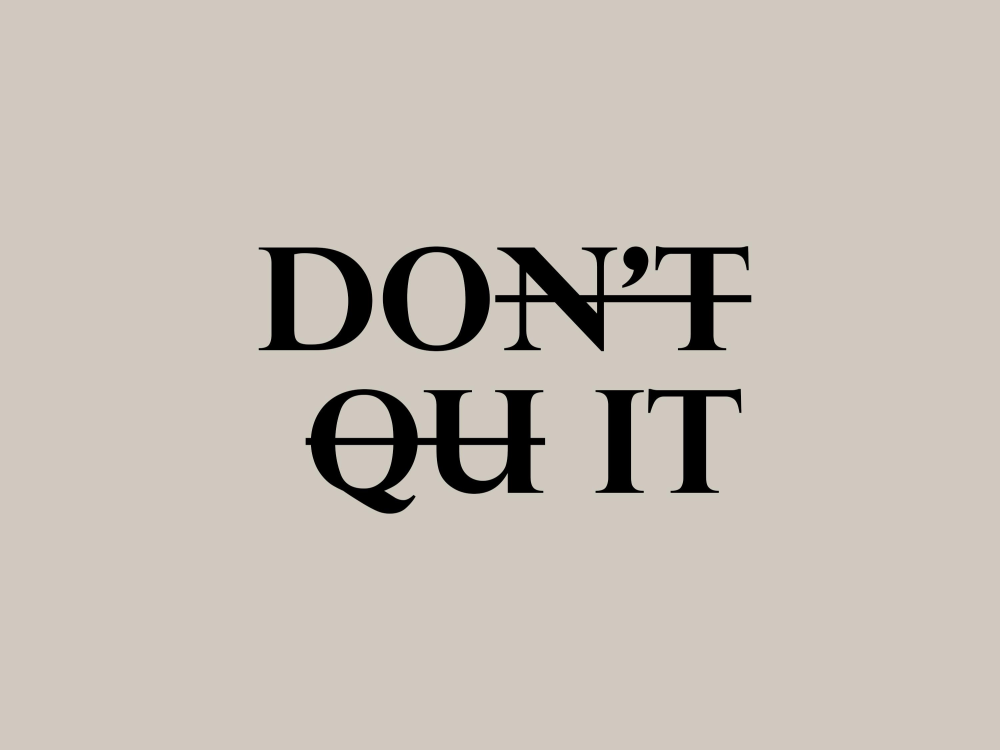
#> input picture Do_It.jpg, 3000 x 2250 px (shown at 1/3 size); the run also reads 2 pictures not shown here
$ jupyter execute --allow-errors OpenCV.ipynb   (older library calls are emulated)
#> lines starting #> are read from the running program, lines starting #| are printed output that depends on the picture; after the words box and inside, x2 and y2 are one past the last pixel; in counts of white or black regions, pixels touching at a corner belong together; pictures that were not available may be replaced by others from this repository, and a replacement may not be noted
# OpenCV Beginner Tutorials Notebook

This is a collection of Python code examples for the requested OpenCV topics. Each section includes a brief explanation, followed by the code in a markdown code block.

[cell 1]
import cv2
import numpy as np
from datetime import datetime
import matplotlib.pyplot as plt

## 1. How to Read, Write, Show Videos from Camera in OpenCV

This example demonstrates capturing video from your camera (webcam), displaying it in a window, and writing (saving) it to a file. Press 'q' to quit.

[cell 2]
# Open the default camera (index 0)
cap = cv2.VideoCapture(0)

# Check if camera opened successfully
if not cap.isOpened():
    print("Error: Could not open camera.")
    exit()

# Define the codec and create VideoWriter object to save the video
fourcc = cv2.VideoWriter_fourcc(*'XVID')  # Codec for .avi file
out = cv2.VideoWriter('output.avi', fourcc, 20.0, (640, 480))  # Output file, fps, frame size

while True:
    # Capture frame-by-frame
    ret, frame = cap.read()

    if not ret:
        print("Error: Failed to capture frame.")
        break

    # Write the frame to the output file
    out.write(frame)

    # Display the resulting frame
    cv2.imshow('Camera Feed', frame)

    # Press 'q' to quit
    if cv2.waitKey(1) & 0xFF == ord('q'):
#> (key q is pressed here)
        break

# Release everything when done
cap.release()
out.release()
cv2.destroyAllWindows()

## 2. Draw Geometric Shapes on Images using Python OpenCV

This example loads a blank image and draws various shapes like lines, rectangles, circles, and text using OpenCV drawing functions.

[cell 3]
# Create a blank black image (height, width, channels)
image = np.zeros((512, 512, 3), np.uint8)

# Draw a line (start point, end point, color (BGR), thickness)
cv2.line(image, (0, 0), (511, 511), (255, 0, 0), 5)  # Blue line

# Draw a rectangle (top-left, bottom-right, color, thickness)
cv2.rectangle(image, (384, 0), (510, 128), (0, 255, 0), 3)  # Green rectangle

# Draw a circle (center, radius, color, thickness; -1 for filled)
cv2.circle(image, (447, 63), 63, (0, 0, 255), -1)  # Red filled circle

# Draw an ellipse (center, axes lengths, angle, start/end angles, color, thickness)
cv2.ellipse(image, (256, 256), (100, 50), 0, 0, 180, (255, 255, 0), -1)  # Cyan half-ellipse

# Draw a polygon (array of points, isClosed, color, thickness)
pts = np.array([[10, 5], [20, 30], [70, 20], [50, 10]], np.int32)
pts = pts.reshape((-1, 1, 2))
cv2.polylines(image, [pts], True, (0, 255, 255), 3)  # Yellow polygon

# Add text (text, position, font, scale, color, thickness)
font = cv2.FONT_HERSHEY_SIMPLEX
cv2.putText(image, 'OpenCV Shapes', (10, 500), font, 1, (255, 255, 255), 2, cv2.LINE_AA)
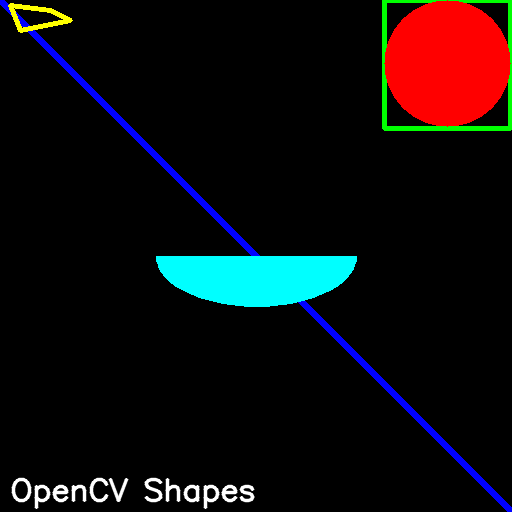
#> image: shape (512, 512, 3); mean of channels 0, 1, 2 13.8, 12.4, 14.8; drawn as B, G, R

# Display the image
cv2.imshow('Shapes', image)
cv2.waitKey(0)
cv2.destroyAllWindows()

## 3. Setting Camera Parameters in OpenCV Python

This example shows how to set properties like frame width, height, brightness, and FPS on a camera capture object.

[cell 4]
# Open the default camera
cap = cv2.VideoCapture(0)

# Check if camera opened successfully
if not cap.isOpened():
    print("Error: Could not open camera.")
    exit()

# Set camera parameters
cap.set(cv2.CAP_PROP_FRAME_WIDTH, 1280)   # Width
cap.set(cv2.CAP_PROP_FRAME_HEIGHT, 720)   # Height
cap.set(cv2.CAP_PROP_FPS, 30)             # Frames per second
cap.set(cv2.CAP_PROP_BRIGHTNESS, 150)     # Brightness (0-255)
cap.set(cv2.CAP_PROP_CONTRAST, 50)        # Contrast (0-255)

# Print current parameters to verify
print("Width:", cap.get(cv2.CAP_PROP_FRAME_WIDTH))
print("Height:", cap.get(cv2.CAP_PROP_FRAME_HEIGHT))
print("FPS:", cap.get(cv2.CAP_PROP_FPS))
print("Brightness:", cap.get(cv2.CAP_PROP_BRIGHTNESS))
print("Contrast:", cap.get(cv2.CAP_PROP_CONTRAST))

while True:
    ret, frame = cap.read()
    if not ret:
        break

    cv2.imshow('Adjusted Camera Feed', frame)

    if cv2.waitKey(1) & 0xFF == ord('q'):
#> (key q is pressed here)
        break

cap.release()
cv2.destroyAllWindows()

## 4. Show Date and Time on Videos using OpenCV Python

This example captures video from the camera and overlays the current date and time on each frame using `cv2.putText` and the `datetime` module.

[cell 5]
# Open the default camera
cap = cv2.VideoCapture(0)

# Check if camera opened successfully
if not cap.isOpened():
    print("Error: Could not open camera.")
    exit()

while True:
    ret, frame = cap.read()
    if not ret:
        break

    # Get current date and time
    current_time = datetime.now().strftime("%Y-%m-%d %H:%M:%S")

    # Put text on the frame (text, position, font, scale, color, thickness)
    font = cv2.FONT_HERSHEY_SIMPLEX
    cv2.putText(frame, current_time, (10, 50), font, 1, (0, 255, 255), 2, cv2.LINE_AA)
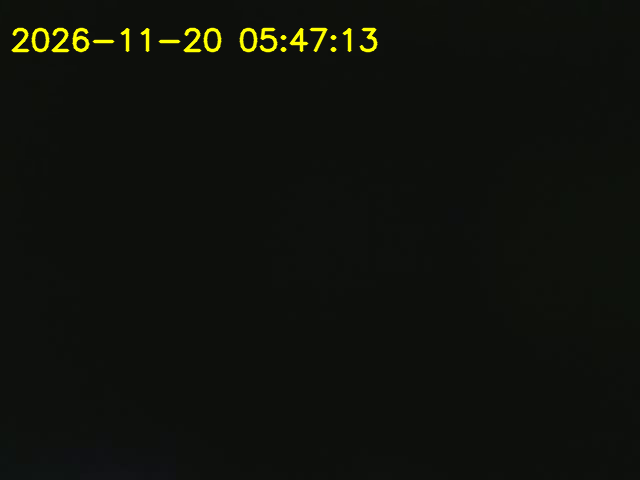
#> frame: shape (480, 640, 3); mean B, G, R 12.2, 17.4, 15.4

    # Display the frame
    cv2.imshow('Video with Date/Time', frame)

    if cv2.waitKey(1) & 0xFF == ord('q'):
#> (key q is pressed here)
        break

cap.release()
cv2.destroyAllWindows()

## 5. Handle Mouse Events in OpenCV

This example sets up a mouse callback to handle events like left-click (draw a circle) and right-click (draw a rectangle) on an image window.

[cell 6]
# Mouse callback function
# [10 lines left out: function mouse_callback, not called in this run]

# Create a blank image
img = np.zeros((512, 512, 3), np.uint8)

# Create a window and bind the mouse callback
cv2.namedWindow('Image')
cv2.setMouseCallback('Image', mouse_callback)

# Display the image
cv2.imshow('Image', img)

# Wait for 'q' to quit
while True:
    if cv2.waitKey(1) & 0xFF == ord('q'):
#> (key q is pressed here)
        break

cv2.destroyAllWindows()

## 6. Display Mouse Coordinates

This example displays the current mouse position (x, y coordinates) in the window title as you move the mouse over the image.

[cell 7]
# Mouse callback function
# [8 lines left out: function show_coordinates, not called in this run]

# Create a blank image (smaller size: 320x240)
img = np.zeros((240, 320, 3), np.uint8)

# Create a window and bind the mouse callback
cv2.namedWindow('Image')
cv2.setMouseCallback('Image', show_coordinates)

# Display the image
cv2.imshow('Image', img)

# Main loop
while True:
    key = cv2.waitKey(10) & 0xFF  # Increased delay to 10ms
#> (key q is pressed here)
    if key == ord('q'):
        print("Q key pressed. Exiting...")
        break

cv2.destroyAllWindows()

## 7. Draw Lines with Mouse Drag

This example allows you to draw lines by clicking and dragging the mouse (left button down to start, move to draw, release to finish).

[cell 8]
# Global variables
drawing = False  # True if mouse is pressed
ix, iy = -1, -1  # Starting coordinates

# Mouse callback function
# [17 lines left out: function draw_line, not called in this run]

# Create a blank image
img = np.zeros((512, 512, 3), np.uint8)

# Create a window and bind the mouse callback
cv2.namedWindow('Image')
cv2.setMouseCallback('Image', draw_line)

while True:
    cv2.imshow('Image', img)
    if cv2.waitKey(1) & 0xFF == ord('q'):
#> (key q is pressed here)
        break

cv2.destroyAllWindows()

## 8. Crop Image Region with Mouse Selection

This example lets you select a rectangular region by dragging the mouse, then crops and displays the selected area in a new window.

[cell 9]
# Global variables
cropping = False
x_start, y_start, x_end, y_end = -1, -1, -1, -1
image_copy = None

# Mouse callback function
# [24 lines left out: function crop_image, not called in this run]

# Load an image and resize to smaller size (320x240)
img = cv2.imread('Sky.jpg')
if img is None:
    print("Error: Could not load image.")
    exit()
img = cv2.resize(img, (320, 240))
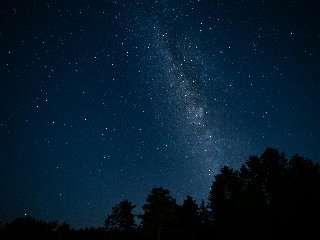
#> img: shape (240, 320, 3); mean of channels 0, 1, 2 44.7, 27.6, 4.9; drawn as B, G, R

# Create a window and bind the mouse callback
cv2.namedWindow('Image')
cv2.setMouseCallback('Image', crop_image)

# Main loop
while True:
    cv2.imshow('Image', img)
    key = cv2.waitKey(10) & 0xFF  # Increased delay to 10ms
#> (key q is pressed here)
    if key == ord('q'):
        print("Q key pressed. Exiting...")
        break

cv2.destroyAllWindows()

## 9. Color Picker on Image

This example allows you to click on an image to get the BGR color value at that point and display it.

[cell 10]
# Mouse callback function
# [10 lines left out: function pick_color, not called in this run]

# Load an image and resize to smaller size (320x240)
img = cv2.imread('Sky.jpg')
if img is None:
    print("Error: Could not load image.")
    exit()
img = cv2.resize(img, (320, 240))

# Create a window and bind the mouse callback
cv2.namedWindow('Image')
cv2.setMouseCallback('Image', pick_color)

# Main loop
while True:
    cv2.imshow('Image', img)
    key = cv2.waitKey(10) & 0xFF  # Increased delay to 10ms
#> (key q is pressed here)
    if key == ord('q'):
        print("Q key pressed. Exiting...")
        break

cv2.destroyAllWindows()

## 10. Interactive Free Drawing with Modes

This advanced example creates a simple drawing app where you can switch modes: free drawing (drag to draw), erase (right-click drag), and clear canvas (double-click).

[cell 11]
# Global variables
drawing = False
erasing = False
mode = 'draw'  # 'draw' or 'erase'

# Mouse callback function
# [26 lines left out: function interactive_draw, not called in this run]

# Create a blank image
img = np.zeros((512, 512, 3), np.uint8)

# Create a window and bind the mouse callback
cv2.namedWindow('Drawing App')
cv2.setMouseCallback('Drawing App', interactive_draw)

while True:
    cv2.imshow('Drawing App', img)
    if cv2.waitKey(1) & 0xFF == ord('q'):
#> (key q is pressed here)
        break

cv2.destroyAllWindows()

## 11. Bitwise Operations
This cell demonstrates bitwise operations (AND, OR, XOR, NOT) using OpenCV. It creates a black image with a white rectangle and applies bitwise operations on loaded images.

- **Bitwise Operations**: These operations (AND, OR, XOR, NOT) manipulate pixel values at the binary level. AND keeps common non-zero pixels, OR combines non-zero pixels, XOR highlights differences, and NOT inverts pixel values (e.g., 255 becomes 0, and vice versa).
- **np.zeros**: Creates a black image (all pixels 0) with specified dimensions and channels.
- **cv2.rectangle**: Draws a filled white rectangle (-1 thickness) on the black image for bitwise operations.
- **cv2.imread**: Loads images from files; requires valid file paths.
- **cv2.imshow and waitKey**: Displays images in windows; `waitKey(0)` pauses until a key is pressed.

[cell 12]
img1 = np.zeros((250, 500, 3), np.uint8) # Black imgage
img1 = cv2.rectangle(img1, (200, 0), (300, 100), (255, 255, 255),-1) # Dimension, Dimension, RGB for white color, thikness: -1: mean it will be filled with white color
img2 = cv2.imread("image_1.png")

img3 = cv2.imread("Do_It.jpg")
#> img3 is the input picture: shape (2250, 3000, 3); mean B, G, R 181.9, 190.5, 198.9
img3 = cv2.resize(img3, (320, 240))
#> img3: shape (240, 320, 3)

# Bitwise operations
#> (the rest of this cell did not finish here and is left out)

## 12. Simple Image Thresholding (OpenCV Display)
This cell applies simple thresholding techniques to an image using OpenCV’s `threshold` function and displays the results.

- **Simple Thresholding**: Compares each pixel to a threshold (e.g., 127 or 200). `THRESH_BINARY` sets pixels below the threshold to 0 and above to 255. `BINARY_INV` reverses this. `TRUNC` caps pixels above the threshold to the threshold value. `TOZERO` sets pixels below the threshold to 0, and `TOZERO_INV` sets pixels above to 0.
- **cv2.threshold**: Applies thresholding; returns a tuple where `_` is the threshold value (unused here) and `ThX` is the thresholded image.
- **cv2.resize**: Resizes the image to 400x300 pixels for consistent display.
- **Error Handling**: Checks if the image is loaded correctly using `if img is None`.

[cell 13]
img = cv2.imread("White_&_Black_Wooden_Board.jpg")
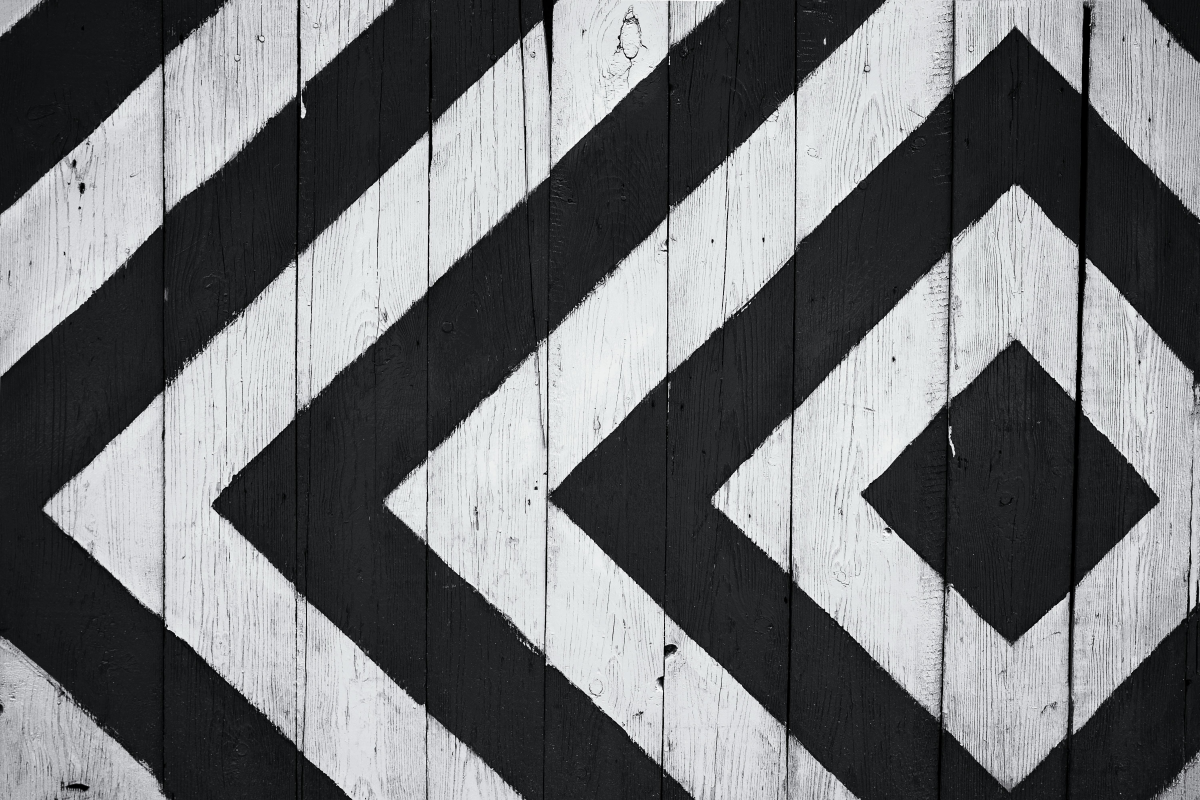
#> input picture White_&_Black_Wooden_Board.jpg, 6000 x 4000 px (shown at 1/5 size)
#> img is the input picture: shape (4000, 6000, 3); mean B, G, R 118.2, 116, 114.4
img = cv2.resize(img, (400, 300))
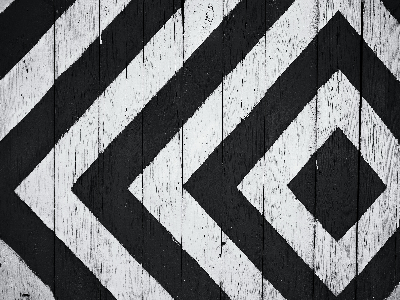
#> img: shape (300, 400, 3); mean B, G, R 118.2, 115.9, 114.4

# Apply simple thresholding techniques
_, Th1 = cv2.threshold(img, 127, 255, cv2.THRESH_BINARY)        # Binary: <127 → 0, ≥127 → 255
_, Th2 = cv2.threshold(img, 127, 255, cv2.THRESH_BINARY_INV)    # Inverse binary: <127 → 255, ≥127 → 0
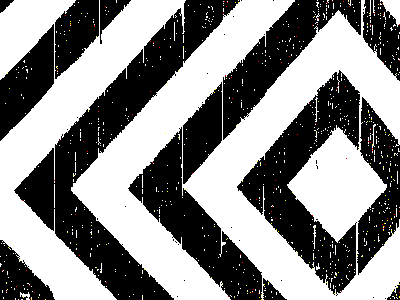
#> Th2: shape (300, 400, 3); mean B, G, R 135.7, 136, 136.2
_, Th3 = cv2.threshold(img, 127, 255, cv2.THRESH_TRUNC)         # Truncate: ≥127 → 127, else unchanged
_, Th4 = cv2.threshold(img, 200, 255, cv2.THRESH_TOZERO)        # To zero: <200 → 0, else unchanged
_, Th5 = cv2.threshold(img, 200, 255, cv2.THRESH_TOZERO_INV)    # Inverse to zero: ≥200 → 0, else unchanged

cv2.imshow("Img", img)
cv2.imshow("Th1", Th1)
cv2.imshow("Th2", Th2)
cv2.imshow("Th3", Th3)
cv2.imshow("Th4", Th4)
cv2.imshow("Th5", Th5)


cv2.waitKey(0)
cv2.destroyAllWindows()

## 13. Simple Image Thresholding (Matplotlib Display)
This cell applies the same simple thresholding techniques but displays the results in a 2x3 grid using Matplotlib, including grayscale conversion

- **Grayscale Conversion**: `cv2.cvtColor(img, cv2.COLOR_BGR2GRAY)` converts the image to grayscale, required for thresholding since `cv2.threshold` expects single-channel images.
- **BGR to RGB**: `cv2.cvtColor(img, cv2.COLOR_BGR2RGB)` converts the image to RGB for correct color display in Matplotlib (OpenCV uses BGR).
- **Matplotlib Subplots**: `plt.subplot(2, 3, i+1)` creates a 2x3 grid for displaying images. `cmap='gray'` ensures thresholded images are shown in grayscale, while the original uses color.
- **plt.tight_layout**: Adjusts spacing to prevent overlapping titles or images.
- **plt.xticks([]), plt.yticks([])**: Removes axis ticks for cleaner visualization.

[cell 14]
# Load and resize image
img = cv2.imread("White_&_Black_Wooden_Board.jpg")
if img is None:
    raise ValueError("Image not loaded. Check the file path.")
img = cv2.resize(img, (400, 300))

# Convert to grayscale for thresholding
gray = cv2.cvtColor(img, cv2.COLOR_BGR2GRAY)


# Apply different thresholding techniques
_, Th1 = cv2.threshold(gray, 127, 255, cv2.THRESH_BINARY)        # Binary thresholding
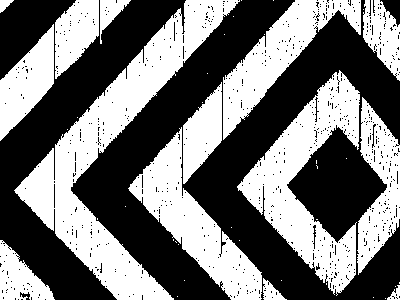
#> Th1: shape (300, 400); 46.7% white; 43 white regions (29 under 20 px), largest, box (x1, y1, x2, y2) and area: (14, 0, 240, 300) 15923, (237, 70, 360, 296) 10254, (128, 127, 262, 300) 7281
_, Th2 = cv2.threshold(gray, 127, 255, cv2.THRESH_BINARY_INV)    # Inverse binary
_, Th3 = cv2.threshold(gray, 127, 255, cv2.THRESH_TRUNC)         # Truncate
#> Th3: shape (300, 400)
_, Th4 = cv2.threshold(gray, 200, 255, cv2.THRESH_TOZERO)        # To zero
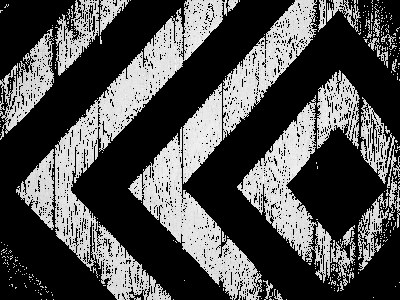
#> Th4: shape (300, 400); min 0, max 255, mean 80.2
_, Th5 = cv2.threshold(gray, 200, 255, cv2.THRESH_TOZERO_INV)    # Inverse to zero
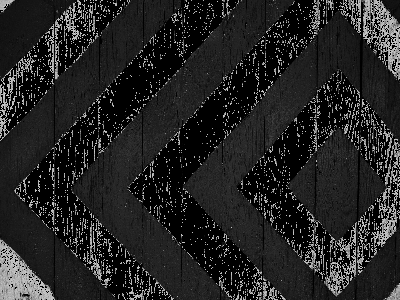
#> Th5: shape (300, 400); min 0, max 200, mean 35.6

# Convert original image to RGB for matplotlib (since cv2 loads in BGR)
img_rgb = cv2.cvtColor(img, cv2.COLOR_BGR2RGB)

# List of titles and images
titles = ['Original', 'BINARY', 'BINARY_INV', 'TRUNC', 'TOZERO', 'TOZERO_INV']
images = [img_rgb, Th1, Th2, Th3, Th4, Th5]


# Plot images in a 2x3 grid
for i in range(6):
    plt.subplot(2, 3, i+1)  # 2 rows, 3 columns, index i+1
    plt.imshow(images[i], cmap='gray' if i != 0 else None)  # Grayscale for thresholded images
    plt.title(titles[i])
    plt.xticks([]), plt.yticks([])  # Hide axes ticks

plt.tight_layout()  # Prevent overlap
plt.show()

## 14. Adaptive Thresholding
This cell applies adaptive thresholding techniques (mean and Gaussian) and compares them with global thresholding.

- **Adaptive Thresholding**: Unlike global thresholding, adaptive thresholding (`cv2.adaptiveThreshold`) calculates thresholds dynamically for small regions of the image. `ADAPTIVE_THRESH_MEAN_C` uses the mean of the neighborhood (11x11 block), and `ADAPTIVE_THRESH_GAUSSIAN_C` uses a weighted Gaussian mean. The constant (2) is subtracted from the computed threshold.
- **Block Size (11)**: Defines the size of the neighborhood for calculating the threshold (must be odd).
- **Constant (2)**: Adjusts the threshold value for finer control.
- **Grayscale Requirement**: Adaptive thresholding requires a single-channel (grayscale) image, hence the `cv2.cvtColor` conversion.

[cell 15]
img = cv2.imread("White_&_Black_Wooden_Board.jpg")
if img is None:
    raise ValueError("Image not loaded. Check the file path.")
img = cv2.resize(img, (400, 300))

# Convert to grayscale (this is required for proper thresholding)
gray = cv2.cvtColor(img, cv2.COLOR_BGR2GRAY)

# Global thresholding
_, Th1 = cv2.threshold(gray, 127, 255, cv2.THRESH_BINARY)  # Global binary thresholding

# Adaptive thresholding
Th2 = cv2.adaptiveThreshold(gray, 255, cv2.ADAPTIVE_THRESH_MEAN_C, cv2.THRESH_BINARY, 11, 2)  # Mean-based
#> Th2: shape (300, 400); 62.6% white; 3128 black regions (2962 under 20 px), largest, box (x1, y1, x2, y2) and area: (71, 0, 400, 300) 21556, (0, 0, 186, 300) 7624, (380, 0, 400, 37) 228
Th3 = cv2.adaptiveThreshold(gray, 255, cv2.ADAPTIVE_THRESH_GAUSSIAN_C, cv2.THRESH_BINARY, 11, 2)  # Gaussian-based
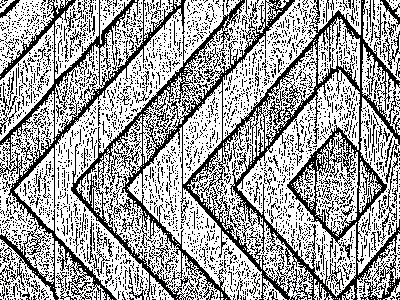
#> Th3: shape (300, 400); 64.5% white; black in thin lines or dots

# Display results
cv2.imshow("Original Image", img)
cv2.imshow("Global Binary", Th1)
cv2.imshow("Adaptive Mean", Th2)
cv2.imshow("Adaptive Gaussian", Th3)

cv2.waitKey(0)
cv2.destroyAllWindows()

## 15. Morphological trasformations

- **Morphological Transformations**: Operations like dilation, erosion, opening, closing, morphological gradient, and top hat manipulate binary images based on shape. They use a kernel to define the neighborhood.
- **Dilation**: Expands white regions by setting pixels to the maximum value in the kernel’s neighborhood.
- **Erosion**: Shrinks white regions by setting pixels to the minimum value in the kernel’s neighborhood.
- **Opening**: Erosion followed by dilation, useful for removing noise.
- **Closing**: Dilation followed by erosion, useful for closing small holes.
- **Morphological Gradient**: Difference between dilation and erosion, highlighting edges.
- **Top Hat**: Difference between the image and its opening, isolating small bright features.
- **Kernel**: A 3x3 matrix (`np.ones((3,3), np.uint8)`) defines the shape for morphological operations.
- **Bitwise NOT**: Inverts pixel values (0 → 255, 255 → 0) to prepare the image for thresholding.
- **Thresholding**: `THRESH_BINARY_INV` sets pixels below 220 to 255 and above to 0, creating a binary mask.
- **Matplotlib Display**: Uses a 2x4 grid (`plt.subplot(2, 4, i+1)`) with grayscale colormap (`cmap='gray'`) for visualization.

[cell 16]
# Load and resize image in grayscale
img = cv2.imread("White_&_Black_Wooden_Board.jpg", cv2.IMREAD_GRAYSCALE)
#> img: shape (4000, 6000)
#> (the rest of the program and of its run is left out)
